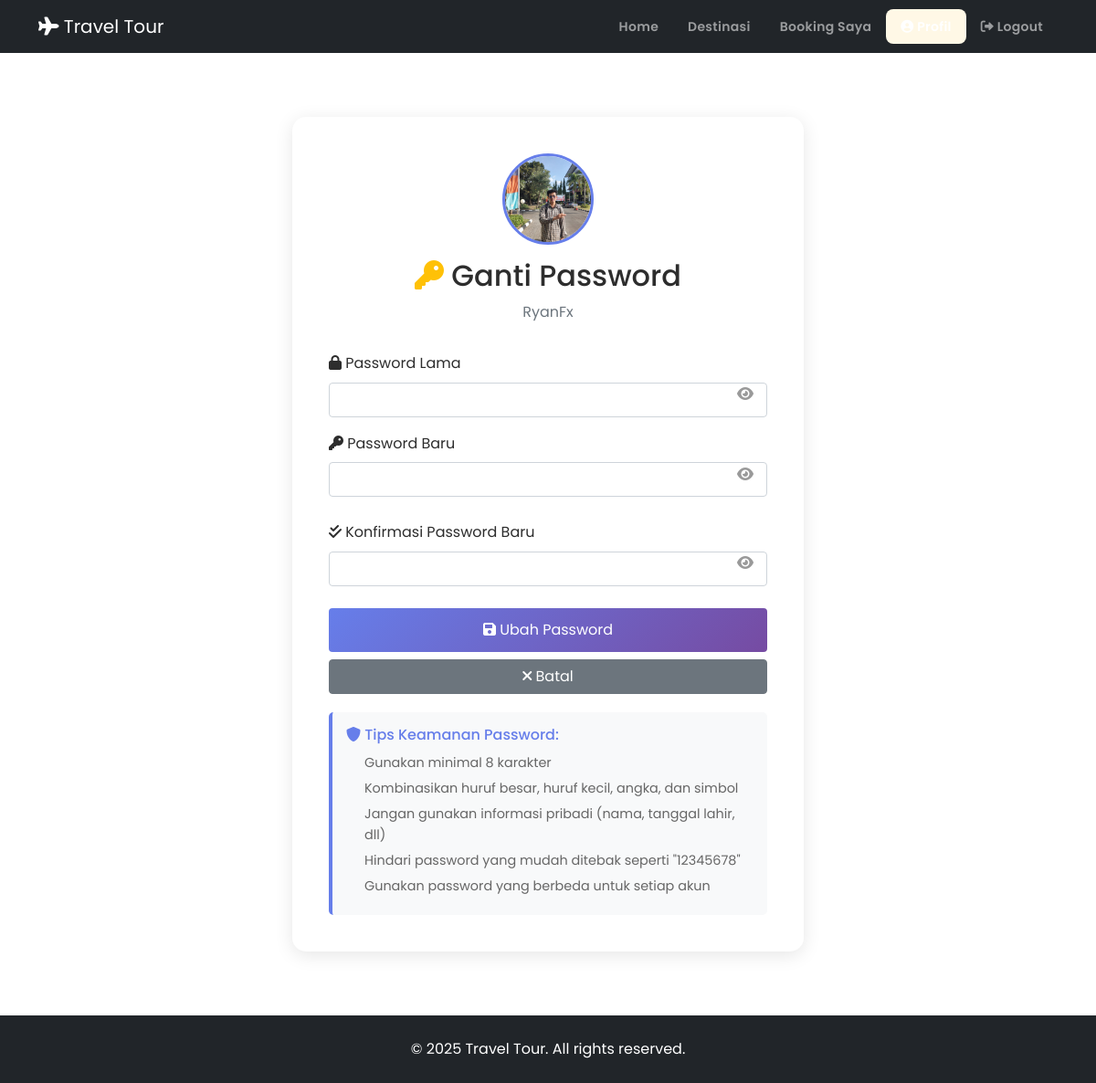
Screenshot of /change_password.php (signed in) with the database file from the repository.
### tables this page shows
CREATE TABLE `akun` (
  `id_akun` int(11) NOT NULL AUTO_INCREMENT,
  `nama_lengkap` varchar(50) NOT NULL,
  `username` varchar(50) NOT NULL,
  `password` varchar(255) NOT NULL,
  `email` varchar(100) DEFAULT NULL,
  `foto_profil` varchar(255) DEFAULT NULL,
  `background_profil` varchar(255) DEFAULT NULL,
  `reset_otp` varchar(6) DEFAULT NULL,
  `reset_otp_expire` datetime DEFAULT NULL,
  `reset_otp_attempts` int(11) DEFAULT 0,
  `reset_otp_last_attempt` datetime DEFAULT NULL,
  `created_at` timestamp NOT NULL DEFAULT current_timestamp(),
  PRIMARY KEY (`id_akun`)
);

### change_password.php (the view, shortened to what this page needs)
<?php
include 'koneksi.php';
$user_id = $_SESSION['id'];
$stmt = $conn->prepare("SELECT username, nama_lengkap, foto_profil FROM akun WHERE id_akun = ?");
$stmt->bind_param("i", $user_id);
$stmt->execute();
$result = $stmt->get_result();
$user = $result->fetch_assoc();
?>
<!DOCTYPE html>
<html lang="id">
<head>
    <link href="https://cdn.jsdelivr.net/npm/bootstrap@5.0.2/dist/css/bootstrap.min.css" rel="stylesheet">
    <link rel="stylesheet" href="https://cdnjs.cloudflare.com/ajax/libs/font-awesome/6.0.0/css/all.min.css">
    <link rel="stylesheet" href="style.css">
</head>
<body>
    <nav class="navbar navbar-expand-lg navbar-dark bg-dark">
        <div class="container">
            <a class="navbar-brand" href="index.php">
                <i class="fas fa-plane"></i> Travel Tour
            </a>
            <div class="collapse navbar-collapse" id="navbarNav">
                <ul class="navbar-nav ms-auto">
                    <li class="nav-item">
                        <a class="nav-link" href="index.php">Home</a>
                    </li>
                    <li class="nav-item">
                        <a class="nav-link" href="daftarDestinasi.php">Destinasi</a>
                    </li>
                    <li class="nav-item">
                        <a class="nav-link" href="listBooking.php">Booking Saya</a>
                    </li>
                    <li class="nav-item">
                        <a class="nav-link active" href="profile.php">
                            <i class="fas fa-user-circle"></i> Profil
                        </a>
                    </li>
                    <li class="nav-item">
                        <a class="nav-link" href="proses.php?logout=true">
                            <i class="fas fa-sign-out-alt"></i> Logout
                        </a>
                    </li>
                </ul>
            </div>
        </div>
    </nav>
    <div class="container password-container">
        <div class="password-card">
            <div class="password-header">
                <img src="<?php echo htmlspecialchars($user['foto_profil'] ?? 'images/profile/default.jpg'); ?>"
                     alt="Profile">
                <h2>
                    <i class="fas fa-key text-warning"></i> Ganti Password
                </h2>
                <p class="text-muted mb-0"><?php echo htmlspecialchars($user['nama_lengkap']); ?></p>
            </div>
            <form action="proses_profile.php" method="POST" id="changePasswordForm">
                <div class="mb-3 password-input-wrapper">
                    <label for="password_lama" class="form-label">
                        <i class="fas fa-lock"></i> Password Lama
                    </label>
                    <input type="password"
                           class="form-control"
                           id="password_lama"
                           name="password_lama"
                           required>
                    <i class="fas fa-eye password-toggle" onclick="togglePassword('password_lama')"></i>
                </div>
                <div class="mb-3 password-input-wrapper">
                    <label for="password_baru" class="form-label">
                        <i class="fas fa-key"></i> Password Baru
                    </label>
                    <input type="password"
                           class="form-control"
                           id="password_baru"
                           name="password_baru"
                           required>
                    <i class="fas fa-eye password-toggle" onclick="togglePassword('password_baru')"></i>
                    <div class="password-strength" id="strengthBar"></div>
                </div>
                <div class="mb-4 password-input-wrapper">
                    <label for="konfirmasi_password" class="form-label">
                        <i class="fas fa-check-double"></i> Konfirmasi Password Baru
                    </label>
                    <input type="password"
                           class="form-control"
                           id="konfirmasi_password"
                           name="konfirmasi_password"
                           required>
                    <i class="fas fa-eye password-toggle" onclick="togglePassword('konfirmasi_password')"></i>
                </div>
                <div class="d-grid gap-2">
                    <button type="submit" class="btn btn-primary" id="submitBtn">
                        <i class="fas fa-save"></i> Ubah Password
                    </button>
                    <a href="profile.php" class="btn btn-secondary">
                        <i class="fas fa-times"></i> Batal
                    </a>
                </div>
            </form>
            <div class="security-tips">
                <h6><i class="fas fa-shield-alt"></i> Tips Keamanan Password:</h6>
                <ul>
                    <li>Gunakan minimal 8 karakter</li>
                    <li>Kombinasikan huruf besar, huruf kecil, angka, dan simbol</li>
                    <li>Jangan gunakan informasi pribadi (nama, tanggal lahir, dll)</li>
                    <li>Hindari password yang mudah ditebak seperti "12345678"</li>
                    <li>Gunakan password yang berbeda untuk setiap akun</li>
                </ul>
            </div>
        </div>
    </div>
    <footer class="bg-dark text-white text-center py-4 mt-5">
        <div class="container">
            <p class="mb-0">&copy; 2025 Travel Tour. All rights reserved.</p>
        </div>
    </footer>
</body>
</html>

### style.css (style rules this page uses)
* { margin: 0; padding: 0; box-sizing: border-box; text-decoration: none; list-style: none; scroll-behavior: smooth; }
:root { --primary: #ffa500; --primary-dark: #e09400; --primary-light: #fff8e6; --secondary: #1a1a2e; --accent: #ffd700; --text: #2d2d2d; --text-muted: #777; --bg: #ffffff; --bg-soft: #f8f9fc; --border: #e8ecf0; --shadow: 0 4px 20px rgba(0,0,0,0.08); --shadow-hover: 0 12px 40px rgba(255,165,0,0.2); --radius: 14px; --radius-sm: 8px; }
body { font-family: 'Poppins', sans-serif; color: var(--text); background: var(--bg); line-height: 1.6; }
.navbar-nav { margin-left: 8px; }
.nav-item .nav-link { font-size: 14px; font-weight: 600; color: var(--text); letter-spacing: 0.3px; padding: 8px 16px !important; border-radius: var(--radius-sm); transition: all 0.3s ease; position: relative; }
.nav-item .nav-link:hover, .nav-item .nav-link.active { color: var(--primary); background: var(--primary-light); }

### change_password.php (style rules this page uses)
.password-container { max-width: 600px; margin: 50px auto; padding: 20px; }
.password-card { background: white; border-radius: 15px; padding: 40px; box-shadow: 0 4px 20px rgba(0,0,0,0.1); }
.password-header { text-align: center; margin-bottom: 30px; }
.password-header img { width: 100px; height: 100px; border-radius: 50%; object-fit: cover; border: 3px solid #667eea; margin-bottom: 15px; }
.btn-primary { background: linear-gradient(135deg, #667eea 0%, #764ba2 100%); border: none; padding: 12px 30px; }
.password-strength { height: 5px; border-radius: 3px; margin-top: 5px; transition: all 0.3s; }
.password-toggle { cursor: pointer; position: absolute; right: 15px; top: 38px; color: #999; }
.password-input-wrapper { position: relative; }
.security-tips { background: #f8f9fa; border-left: 4px solid #667eea; padding: 15px; margin-top: 20px; border-radius: 5px; }
.security-tips h6 { color: #667eea; margin-bottom: 10px; }
.security-tips ul { margin: 0; padding-left: 20px; }
.security-tips li { font-size: 0.9em; color: #666; margin-bottom: 5px; }

### rows the page displays
akun: foto_profil (picture), nama_lengkap "RyanFx"
